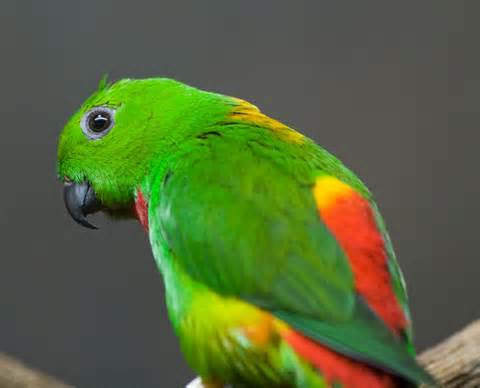
%> input picture P7/labP7-Clustering/smallparrot.jpg, 480 x 388 px
$ octave imageQuantization.m   (GNU Octave 9; MATLAB toolbox functions it lacks are replaced by stand-ins)
%> lines starting %> are read from the running program, lines starting %| are printed output that depends on the picture
### P7/labP7-Clustering/kmeans.m
function [mu, c, Jotas] = kmeans(D, mu0)
  % [7 lines of commented-out code are left out]
  Jotas = [];

  % Vector de iteraciones del algoritmo
  Iteraciones = [];

  % Obtencion del numero de muestras y dimensiones
  % m es el numero de muestras
  % n es el numero de dimensiones
  [m n] = size(D);

  % Obtencion del valor de los K centroides
  K = size(mu0, 1);

  % FASE DE ASIGNACION DE MUESTRAS AL CENTROIDE MAS CERCANO
  Z = updateClusters(D, mu0);

  % Iniciar una matriz de ceros
  Zanteior = zeros(size(Z));

  % Actualizacion de los centroides
  mu = updateCentroids(D, Z, size(mu0, 1));

  i = 1;
  % Comprobar que el algoritmo ha convergido
  while (isequal(Z, Zanteior) == 0)
    % Muestra por pantalla el numero de iteracion del algoritmo

    % Guardado de la
    Zanteior = Z;

    % Actualiazacion de los clusteres
    Z = updateClusters(D, mu);

    % Actualizar los datos
    mu = updateCentroids(D, Z, K);

    % Sacar las filas de iguales a Z
    muk = mu(Z,:);

    % Calculo de distancia euclidea de cada punto a la media del centroide correspondiente
    J_i = mean(sqrt((D(:,1)- muk(:,1)).^2 + (D(:,2)- muk(:,2)).^2 + (D(:,3)- muk(:,3)).^2));

    % Incorporacion de la iteracion
    Iteraciones = [Iteraciones i];

    % Incorporacion del coste actual
    Jotas = [Jotas J_i];

    % Aumento de la iteracion del algoritmo
    i = i + 1;
    i
  end

  fprintf('Fin del algoritmo de K-medias\n');

  c = Z;

  figure;
  grid on; hold on;
  plot(Iteraciones, Jotas, '-r', 'LineWidth', 3);
  title('Evolucion coste con respecto iteraciones');
  xlabel('Iteraciones','FontSize',12);
  ylabel('Valor de J','FontSize',12);
  legend('Coste');

 end

### P7/labP7-Clustering/updateClusters.m
function Z = updateClusters(D, mu)
  % D(m,n), m datapoints, n dimensions
  % mu(K,n) final centroids
  %
  % Z(m) assignment of each datapoint to a class

  % Total de muestras de la matriz D
  [m n] = size(D);
  K = size(mu, 1)
  A = reshape(repmat(D(:)', K, []), [], 3);
  Km = [1:K]';
  muk = repmat(mu, m, 1);

  % Calculo de distancia euclidea de cada punto al centroide
  calculo = sqrt((A(:,1)- muk(:,1)).^2 + (A(:,2)- muk(:,2)).^2 + (A(:,3)- muk(:,3)).^2);

  calc2 = reshape(calculo,[K m]);

  [~, Z] = min(calc2, [], 1);
end

### P7/labP7-Clustering/updateCentroids.m
function munew = updateCentroids(D, c, K)
  % D((m,n), m datapoints, n dimensions
  % c(m) assignment of each datapoint to a class
  %
  % munew(K,n) new centroids

  % Dimension de la fila

  [m n] = size(D);
   munew = [];

for i = 1 : K
    idx = find(c == i);
    a = D(idx,1 : n);
    munew = [munew ; mean(a)];
end
end

### P7/labP7-Clustering/imageQuantization.m
% Limpiar la consola
clc;

figure(1)
im = imread('smallparrot.jpg');
%> im is the input picture: size 388x480x3 uint8; mean R, G, B 86.3, 102.3, 58.6
imshow(im)

%% datos
D = double(reshape(im,size(im,1)*size(im,2),3));

%% dimensiones
m = size(D,1);
%> m = 186240
n = size(D,2);
%> n = 3

%% Kmeans con valor de K por defecto 16
K = 16;
ia = 0;

while (ia != K)
  %% Inicializar centroides
  semilla = randi([1 m], 1, K);
  mu0 = D(semilla, :);
  [C, ia, ic] = unique(mu0, 'rows');
end
%> this loop made 1 pass
%> (ia, ic) on pass 1: ([15; 2; 14; 6; 5; 13; 12; 10; 1; 9; 4; 16; 11; 3; 8], [9; 2; 14; 11; 5; 4; 9; 15; 10; 8; 13; 7; 6; 3; 1; 12])

%bucle kmeans
[mu, c, Jotas] = kmeans(D, mu0);
%> the loop in updateCentroids, `for i = 1 : K` made 16 passes
%> munew on passes 1 to 3: [81.54 82.31 76.76], [81.54 82.31 76.76; 43.48 56.42 23.07], [81.54 82.31 76.76; 43.48 56.42 23.07; 179.2 176.2 12.23]
%> after the loop in updateCentroids, `for i = 1 : K`: munew = 16 rows, first 12: [81.54 82.31 76.76; 43.48 56.42 23.07; 179.2 176.2 12.23; 101.8 190.3 66.1; 63.57 138.9 12.28; 59.63 169.5 15.9; NaN NaN NaN; 196.3 65.57 35.1; 91.47 134.4 12.89; 83.51 86.57 84.15; 140.2 144.3 115.9; 79.52 89.55 88.04]
%> in kmeans, `mu = updateCentroids(D, Z, size(mu0, 1));`: mu has the same summary as munew in updateCentroids
%> the loop in kmeans, `while (isequal(Z, Zanteior) == 0)` made 39 passes
%> J_i on passes 17 to 28: 13.07, 13.07, 13.07, 13.07, 13.07, 13.07, 13.07, 13.07, 13.07, 13.07, 13.07, 13.07
%> (J_i, Iteraciones, Jotas) on passes 1 to 6: (14, 1, 14), (13.64, [1 2], [14 13.64]), (13.36, [1 2 3], [14 13.64 13.36]), (13.22, [1 2 3 4], [14 13.64 13.36 13.22]), (13.16, [1 2 3 4 5], [14 13.64 13.36 13.22 13.16]), (13.12, [1 2 3 4 5 6], [14 13.64 13.36 13.22 13.16 13.12])
%> after the loop in kmeans, `while (isequal(Z, Zanteior) == 0)`: Iteraciones = 39 values from 1 to 39; Jotas = 39 values, max 14 at index 1, min 13.07 at index 20, mean 13.13
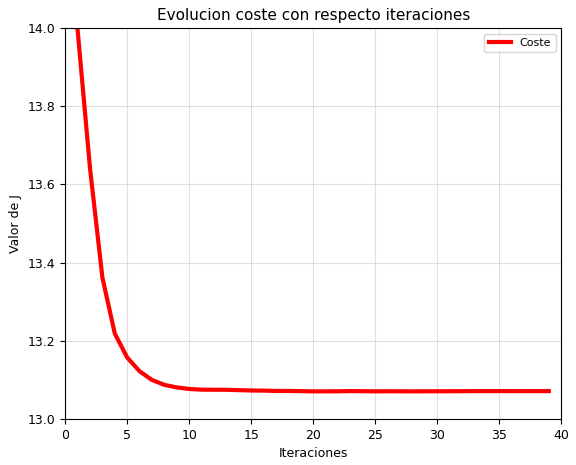
%> figure redrawn from the program's plot data; curve peaks at x = 1, y = 14
%> mu = 16 rows, first 12: [81.36 81.38 76.16; 41.48 38.72 14.32; 215.6 185.1 10.99; 103.3 188.9 86.48; 50.24 108.8 10.73; 54.42 157.3 13.07; NaN NaN NaN; 205.9 64.54 33.52; 80.53 139.1 11.44; 84.44 86.71 83.82; 171.3 179.2 147.7; 131.3 123.8 97.26]


fprintf('Dimension final de mu\n');
size(mu)
%> ans = [16 3]

 %% reconstruir imagen
 qIM=zeros(length(c),3);
 for h=1:K,
      ind=find(c==h);
      qIM(ind,:)=repmat(mu(h,:),length(ind),1);
 end
 qIM=reshape(qIM,size(im,1),size(im,2),size(im,3));
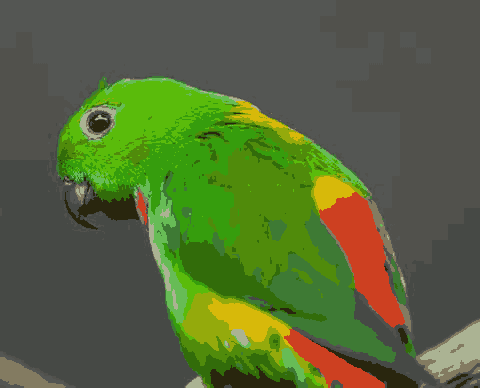
%> qIM: size 388x480x3 double; mean R, G, B 86.3, 102.3, 58.6; mean of the top-left, top-right, bottom-left and bottom-right quarters 84.5, 83.6, 76.6, 84.8

 figure(3)
 imshow(uint8(qIM));
